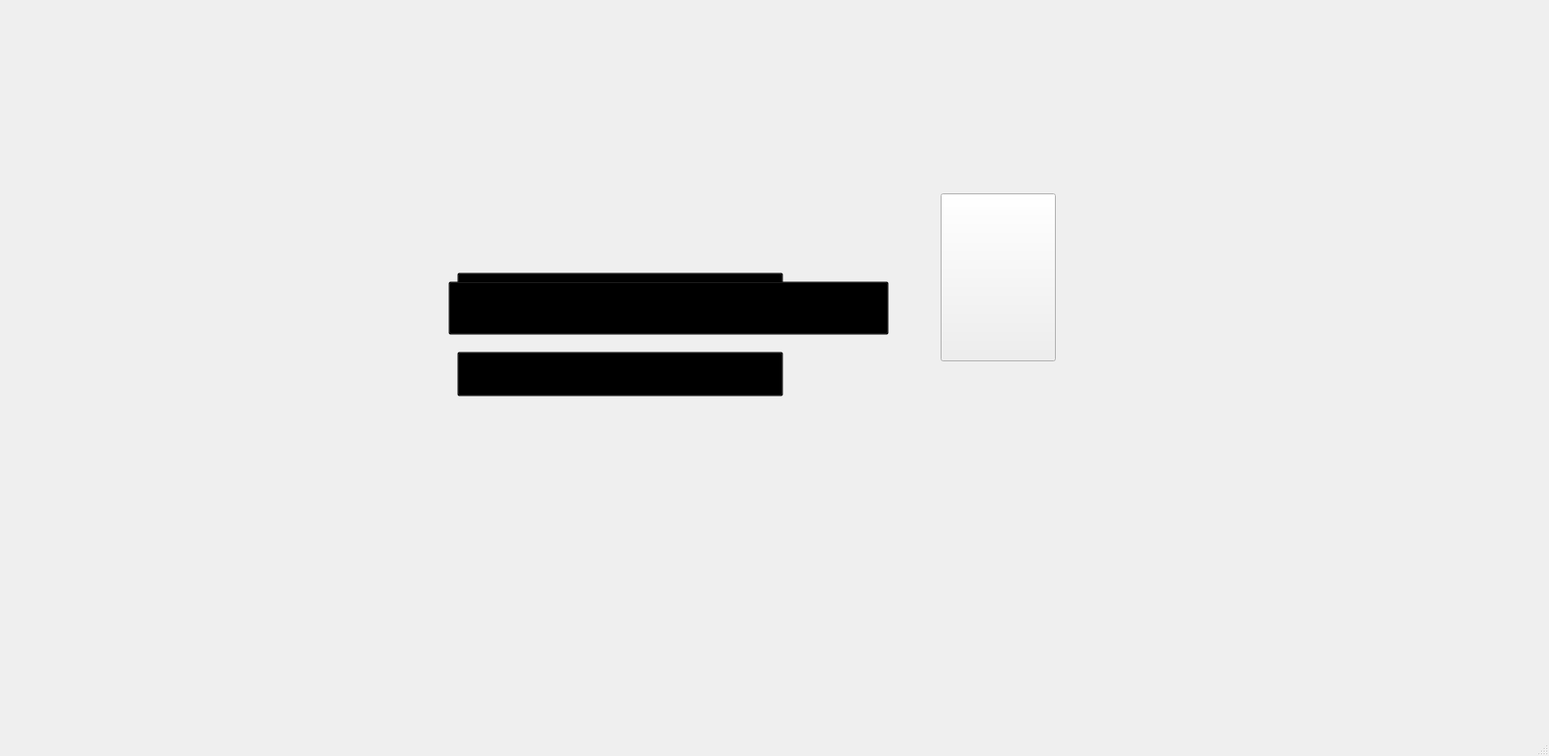
<?xml version="1.0" encoding="UTF-8"?>
<ui version="4.0">
 <class>Jeuxcarte</class>
 <widget class="QMainWindow" name="Jeuxcarte">
  <property name="geometry">
   <rect>
    <x>0</x>
    <y>0</y>
    <width>1762</width>
    <height>860</height>
   </rect>
  </property>
  <property name="windowTitle">
   <string>Jeuxcarte</string>
  </property>
  <property name="styleSheet">
   <string notr="true">
background-repeat: no-repeat;
</string>
  </property>
  <widget class="QWidget" name="centralwidget">
   <property name="styleSheet">
    <string notr="true">background-repeat: no-repeat;
</string>
   </property>
   <widget class="QLabel" name="label">
    <property name="geometry">
     <rect>
      <x>600</x>
      <y>260</y>
      <width>201</width>
      <height>101</height>
     </rect>
    </property>
    <property name="text">
     <string/>
    </property>
   </widget>
   <widget class="QWidget" name="horizontalLayoutWidget">
    <property name="geometry">
     <rect>
      <x>300</x>
      <y>10</y>
      <width>691</width>
      <height>181</height>
     </rect>
    </property>
    <layout class="QHBoxLayout" name="horizontalLayout"/>
   </widget>
   <widget class="QPushButton" name="pushButton">
    <property name="geometry">
     <rect>
      <x>1070</x>
      <y>220</y>
      <width>131</width>
      <height>191</height>
     </rect>
    </property>
    <property name="text">
     <string/>
    </property>
   </widget>
   <widget class="QWidget" name="verticalLayoutWidget">
    <property name="geometry">
     <rect>
      <x>10</x>
      <y>210</y>
      <width>281</width>
      <height>261</height>
     </rect>
    </property>
    <layout class="QVBoxLayout" name="verticalLayout">
     <item>
      <widget class="QLabel" name="labelScoreJoueur1">
       <property name="styleSheet">
        <string notr="true">font: 900 14pt &quot;Segoe UI Black&quot;;

color: rgb(255, 255, 0);</string>
       </property>
       <property name="text">
        <string/>
       </property>
      </widget>
     </item>
     <item>
      <widget class="QLabel" name="labelScoreOrdinateur">
       <property name="styleSheet">
        <string notr="true">font: 900 14pt &quot;Segoe UI Black&quot;;

color: rgb(255, 255, 0);</string>
       </property>
       <property name="text">
        <string/>
       </property>
      </widget>
     </item>
    </layout>
   </widget>
   <widget class="QWidget" name="horizontalLayoutWidget_3">
    <property name="geometry">
     <rect>
      <x>410</x>
      <y>210</y>
      <width>161</width>
      <height>221</height>
     </rect>
    </property>
    <layout class="QHBoxLayout" name="horizontalLayout_3"/>
   </widget>
   <widget class="QWidget" name="horizontalLayoutWidget_4">
    <property name="geometry">
     <rect>
      <x>830</x>
      <y>210</y>
      <width>160</width>
      <height>211</height>
     </rect>
    </property>
    <layout class="QHBoxLayout" name="horizontalLayout_4"/>
   </widget>
   <widget class="QWidget" name="horizontalLayoutWidget_2">
    <property name="geometry">
     <rect>
      <x>320</x>
      <y>450</y>
      <width>701</width>
      <height>201</height>
     </rect>
    </property>
    <layout class="QHBoxLayout" name="horizontalLayout_2"/>
   </widget>
   <widget class="QStackedWidget" name="stackedWidget">
    <property name="geometry">
     <rect>
      <x>10</x>
      <y>-20</y>
      <width>1511</width>
      <height>1051</height>
     </rect>
    </property>
    <property name="styleSheet">
     <string notr="true">background-repeat: no-repeat;
</string>
    </property>
    <widget class="QWidget" name="page">
     <widget class="QPushButton" name="EasyButton">
      <property name="geometry">
       <rect>
        <x>510</x>
        <y>330</y>
        <width>371</width>
        <height>51</height>
       </rect>
      </property>
      <property name="styleSheet">
       <string notr="true">color: rgb(255, 255, 255);

font: 16pt &quot;Segoe Print&quot;;
background-color: transparent;</string>
      </property>
      <property name="text">
       <string/>
      </property>
     </widget>
     <widget class="QPushButton" name="pushButton_3">
      <property name="geometry">
       <rect>
        <x>510</x>
        <y>420</y>
        <width>371</width>
        <height>51</height>
       </rect>
      </property>
      <property name="styleSheet">
       <string notr="true">
background-color: transparent;</string>
      </property>
      <property name="text">
       <string/>
      </property>
     </widget>
     <widget class="QStackedWidget" name="stackedWidget_2">
      <property name="geometry">
       <rect>
        <x>-30</x>
        <y>10</y>
        <width>1721</width>
        <height>861</height>
       </rect>
      </property>
      <property name="styleSheet">
       <string notr="true">color: rgb(255, 255, 255);

font: 16pt &quot;Segoe Print&quot;;
background-color: transparent;</string>
      </property>
      <widget class="QWidget" name="page_3">
       <widget class="QPushButton" name="pushButton_2">
        <property name="geometry">
         <rect>
          <x>530</x>
          <y>330</y>
          <width>501</width>
          <height>61</height>
         </rect>
        </property>
        <property name="styleSheet">
         <string notr="true">color: rgb(255, 255, 255);

font: 16pt &quot;Segoe Print&quot;;
background-color: transparent;</string>
        </property>
        <property name="text">
         <string/>
        </property>
       </widget>
      </widget>
      <widget class="QWidget" name="page_4"/>
     </widget>
    </widget>
    <widget class="QWidget" name="page_2"/>
   </widget>
  </widget>
  <widget class="QMenuBar" name="menubar">
   <property name="geometry">
    <rect>
     <x>0</x>
     <y>0</y>
     <width>1762</width>
     <height>21</height>
    </rect>
   </property>
  </widget>
  <widget class="QStatusBar" name="statusbar"/>
 </widget>
 <resources/>
 <connections/>
</ui>
